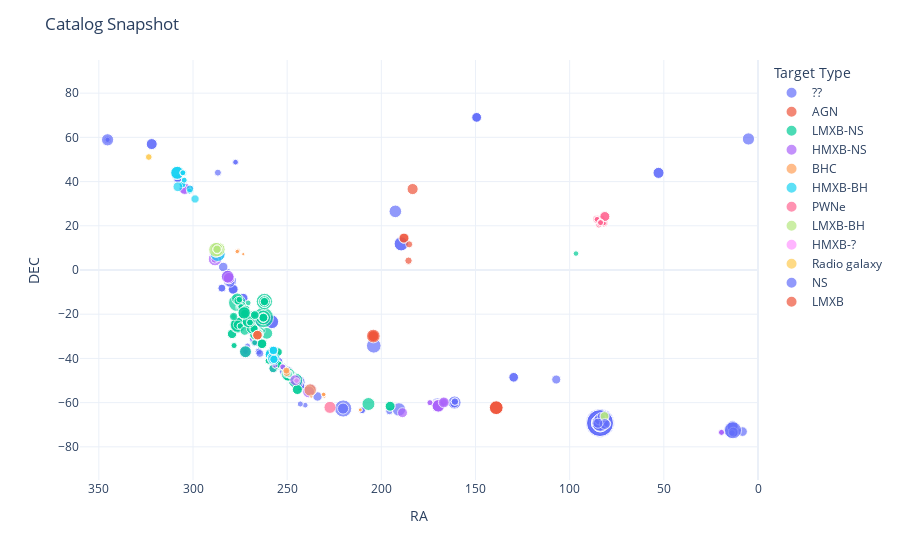

Notebook cell for this chart:
### Code cell
import plotly.express as px
import plotly.io as pio


fig = px.scatter(df, x='RA', y='DEC'
                 ,size='Exposure (s)'
                  , hover_data=['SL Target', 'Primary Target', 'Exposure (s)', 'Notes']
                  ,color= 'Target Type')

fig.update_layout(template='plotly_white')
fig.update_layout(title='Catalog Snapshot')

fig.update_layout(yaxis=dict(range=[-95,95]),xaxis=dict(range=[360, 0]))

fig.show()

pio.write_html(fig, file='straycat_radec.html')

### Figure 1 — Plotly figure (JSON) as saved in the notebook; plotly's stock layout.template omitted (floating-point values rounded to 4 significant figures; data arrays with more than 128 entries replaced by an {"elided": "..."} marker saying what was removed)
{"data": [{"customdata": {"elided": "286x4 mixed values"}, "hovertemplate": "Target Type=??<br>RA=%{x}<br>DEC=%{y}<br>Exposure (s)=%{customdata[2]}<br>SL Target=%{customdata[0]}<br>Primary Target=%{customdata[1]}<br>Notes=%{customdata[3]}<extra></extra>", "legendgroup": "??", "marker": {"color": "#636efa", "size": {"elided": "286 float values"}, "sizemode": "area", "sizeref": 1182.0, "symbol": "circle"}, "mode": "markers", "name": "??", "orientation": "v", "showlegend": true, "type": "scatter", "x": {"elided": "286 float values"}, "xaxis": "x", "y": {"elided": "286 float values"}, "yaxis": "y"}, {"customdata": [["2MASX J09172716-6456271", "IRAS_09149m6206", 110899, "SL on both"], ["2MASX J09172716-6456271", "IRAS_09149m6206", 110899, "SL in both"], ["2MASX J09172716-6456271", "IRAS_09149m6206", 112121, "SL in both"], ["3C 273", "J1222p0403", 32221, "SL in both"], ["IC 4329A", "M83", 42270.0, "Faint SL edge on both FPMs"], ["IC 4329A", "M83", 42270.0, "Faint SL on both"], ["IC 4329A", "M83", 80310.0, "Faint SL edge on both FPMs"], ["IC 4329A", "M83", 43210.0, "Faint SL on both"], ["IC 4329A", "M83", 43210.0, "Faint SL on both"], ["IC 4329A", "M83", 81120.0, "Faint SL on A"], ["IC 4329A", "M83", 70650.0, "SL in both"], ["IC 4329A", "M83", 110469, "SL on both A and B"], ["NGC 4151", "NGC_4190_ULX1", 73340.0, "Faint SL on B"], ["NGC 4388", "NGC_4501", 62770.0, "Faint, if present?"], ["NGC 4388", "NGC_4501", 58530.0, "Definite weak SL on A"], ["NGC 4388", "SDSSJ1221p1137", 29850.0, "Faint, if present?"]], "hovertemplate": "Target Type=AGN<br>RA=%{x}<br>DEC=%{y}<br>Exposure (s)=%{customdata[2]}<br>SL Target=%{customdata[0]}<br>Primary Target=%{customdata[1]}<br>Notes=%{customdata[3]}<extra></extra>", "legendgroup": "AGN", "marker": {"color": "#EF553B", "size": [110899, 110899, 112121, 32221, 42270.0, 42270.0, 80310.0, 43210.0, 43210.0, 81120.0, 70650.0, 110469, 73340.0, 62770.0, 58530.0, 29850.0], "sizemode": "area", "sizeref": 1182.0, "symbol": "circle"}, "mode": "markers", "name": "AGN", "orientation": "v", "showlegend": true, "type": "scatter", "x": [139.0, 139.0, 139.0, 185.6, 204.2, 204.2, 204.2, 204.2, 204.2, 204.3, 204.2, 204.2, 183.4, 188.0, 188.0, 185.2], "xaxis": "x", "y": [-62.31, -62.31, -62.28, 4.212, -29.87, -29.87, -29.87, -29.87, -29.87, -29.85, -29.88, -29.88, 36.62, 14.44, 14.41, 11.61], "yaxis": "y"}, {"customdata": {"elided": "231x4 mixed values"}, "hovertemplate": "Target Type=LMXB-NS<br>RA=%{x}<br>DEC=%{y}<br>Exposure (s)=%{customdata[2]}<br>SL Target=%{customdata[0]}<br>Primary Target=%{customdata[1]}<br>Notes=%{customdata[3]}<extra></extra>", "legendgroup": "LMXB-NS", "marker": {"color": "#00cc96", "size": {"elided": "231 float values"}, "sizemode": "area", "sizeref": 1182.0, "symbol": "circle"}, "mode": "markers", "name": "LMXB-NS", "orientation": "v", "showlegend": true, "type": "scatter", "visible": true, "x": {"elided": "231 float values"}, "xaxis": "x", "y": {"elided": "231 float values"}, "yaxis": "y"}, {"customdata": {"elided": "35x4 mixed values"}, "hovertemplate": "Target Type=HMXB-NS<br>RA=%{x}<br>DEC=%{y}<br>Exposure (s)=%{customdata[2]}<br>SL Target=%{customdata[0]}<br>Primary Target=%{customdata[1]}<br>Notes=%{customdata[3]}<extra></extra>", "legendgroup": "HMXB-NS", "marker": {"color": "#ab63fa", "size": [83390.0, 83390.0, 90470.0, 90470.0, 84760.0, 87160.0, 87160.0, 95440.0, 95440.0, 92100.0, 31290.0, 50250.0, 70450.0, 21566, 21566, 76580.0, 76580.0, 58220.0, 69670.0, 21560.0, 21560.0, 21700.0, 62780.0, 22460.0, 22460.0, 21140.0, 26730.0, 78860.0, 78860.0, 109419, 32360.0, 19840.0, 75610.0, 75610.0, 95270.0], "sizemode": "area", "sizeref": 1182.0, "symbol": "circle"}, "mode": "markers", "name": "HMXB-NS", "orientation": "v", "showlegend": true, "type": "scatter", "x": [237.8, 237.8, 237.8, 237.8, 238.6, 169.7, 169.7, 169.8, 169.8, 169.8, 166.9, 166.8, 166.8, 174.2, 174.2, 304.4, 304.4, 188.8, 245.7, 252.3, 252.3, 256.5, 257.6, 19.38, 19.38, 19.38, 287.9, 287.4, 287.4, 288.3, 288.4, 284.8, 280.9, 280.9, 281.6], "xaxis": "x", "y": [-54.3, -54.3, -54.28, -54.28, -55.1, -61.46, -61.46, -61.45, -61.45, -61.45, -59.89, -59.9, -59.9, -60.01, -60.01, 36.78, 36.78, -64.54, -49.85, -43.84, -43.84, -43.05, -40.2, -73.44, -73.44, -73.45, 4.963, 9.824, 9.824, 4.951, 4.773, 8.274, -3.685, -3.685, -3.0], "yaxis": "y"}, {"customdata": {"elided": "35x4 mixed values"}, "hovertemplate": "Target Type=BHC<br>RA=%{x}<br>DEC=%{y}<br>Exposure (s)=%{customdata[2]}<br>SL Target=%{customdata[0]}<br>Primary Target=%{customdata[1]}<br>Notes=%{customdata[3]}<extra></extra>", "legendgroup": "BHC", "marker": {"color": "#FFA15A", "size": [32510.0, 32090.0, 19850.0, 31020.0, 55530.0, 53380.0, 4652.0, 4652.0, 9370.0, 9370.0, 6181.0, 6181.0, 6140.0, 6140.0, 9528.0, 9528.0, 12890.0, 12890.0, 5655.0, 6721.0, 10140.0, 10140.0, 9773.0, 9773.0, 6051.0, 6051.0, 2850.0, 2850.0, 2810.0, 2810.0, 2866.0, 2866.0, 11417, 11417, 90470.0], "sizemode": "area", "sizeref": 1182.0, "symbol": "circle"}, "mode": "markers", "name": "BHC", "orientation": "v", "showlegend": true, "type": "scatter", "x": [250.2, 250.2, 250.4, 250.4, 265.8, 265.8, 211.2, 211.2, 211.2, 211.2, 230.4, 230.4, 230.4, 230.4, 230.6, 230.6, 230.6, 230.6, 237.2, 237.2, 276.4, 276.4, 276.0, 276.0, 273.3, 273.3, 276.8, 276.8, 276.8, 276.8, 276.8, 276.8, 276.5, 276.5, 237.8], "xaxis": "x", "y": [-46.5, -46.51, -45.56, -45.56, -29.46, -29.48, -63.28, -63.28, -63.28, -63.28, -57.22, -57.22, -57.24, -57.24, -56.31, -56.31, -56.31, -56.31, -57.21, -57.21, 8.565, 8.565, 8.773, 8.773, 7.186, 7.186, 7.97, 7.97, 7.97, 7.97, 7.973, 7.973, 8.377, 8.377, -54.28], "yaxis": "y"}, {"customdata": {"elided": "33x4 mixed values"}, "hovertemplate": "Target Type=HMXB-BH<br>RA=%{x}<br>DEC=%{y}<br>Exposure (s)=%{customdata[2]}<br>SL Target=%{customdata[0]}<br>Primary Target=%{customdata[1]}<br>Notes=%{customdata[3]}<extra></extra>", "legendgroup": "HMXB-BH", "marker": {"color": "#19d3f3", "size": [81270.0, 81270.0, 93500.0, 49600.0, 57360.0, 57360.0, 62780.0, 43290.0, 48390.0, 39110.0, 41330.0, 41330.0, 20100.0, 20100.0, 35680.0, 40790.0, 105106, 105106, 98630.0, 20020.0, 20020.0, 19310.0, 21836, 23760.0, 19460.0, 28000.0, 28000.0, 20970.0, 20970.0, 21100.0, 21100.0, 56741, 132005], "sizemode": "area", "sizeref": 1182.0, "symbol": "circle"}, "mode": "markers", "name": "HMXB-BH", "orientation": "v", "showlegend": true, "type": "scatter", "x": [258.6, 258.6, 257.2, 257.9, 257.9, 257.9, 257.6, 257.3, 257.3, 257.3, 257.0, 257.0, 301.8, 301.8, 301.6, 298.9, 308.4, 308.4, 308.4, 305.1, 305.1, 305.1, 305.1, 305.1, 305.1, 305.6, 305.6, 304.7, 304.7, 305.4, 305.4, 308.0, 286.9], "xaxis": "x", "y": [-38.16, -38.16, -40.18, -39.52, -39.57, -39.57, -40.2, -36.39, -36.39, -36.38, -40.4, -40.4, 35.69, 35.69, 36.7, 32.13, 43.97, 43.97, 43.97, 43.87, 43.87, 43.89, 43.83, 43.84, 43.83, 38.67, 38.67, 40.65, 40.65, 43.99, 43.99, 37.65, 7.21], "yaxis": "y"}, {"customdata": {"elided": "61x4 mixed values"}, "hovertemplate": "Target Type=PWNe<br>RA=%{x}<br>DEC=%{y}<br>Exposure (s)=%{customdata[2]}<br>SL Target=%{customdata[0]}<br>Primary Target=%{customdata[1]}<br>Notes=%{customdata[3]}<extra></extra>", "legendgroup": "PWNe", "marker": {"color": "#FF6692", "size": [21070.0, 21070.0, 20090.0, 22830.0, 20890.0, 21776, 20173, 20173, 19240.0, 19240.0, 1910.0, 1910.0, 18390.0, 18390.0, 20730.0, 20730.0, 19750.0, 19750.0, 19280.0, 19280.0, 20850.0, 20850.0, 20090.0, 20090.0, 23463, 23463, 32600.0, 32600.0, 39450.0, 39450.0, 29094, 29094, 28706, 28706, 4411.0, 4417.0, 19230.0, 19230.0, 20360.0, 20360.0, 32410.0, 32410.0, 14760.0, 14760.0, 58790.0, 58790.0, 10130.0, 10130.0, 18920.0, 18920.0, 7257.0, 7257.0, 18770.0, 18770.0, 21000.0, 21000.0, 18850.0, 18850.0, 21480.0, 21480.0, 86360.0], "sizemode": "area", "sizeref": 1182.0, "symbol": "circle"}, "mode": "markers", "name": "PWNe", "orientation": "v", "showlegend": true, "type": "scatter", "x": [85.33, 85.33, 81.93, 82.83, 84.63, 84.52, 81.85, 81.85, 81.78, 81.78, 85.43, 85.43, 85.44, 85.44, 85.43, 85.43, 85.42, 85.42, 81.85, 81.85, 81.84, 81.84, 81.84, 81.84, 85.44, 85.44, 85.44, 85.44, 85.44, 85.44, 81.84, 81.84, 81.83, 81.83, 85.53, 84.52, 85.45, 85.45, 85.45, 85.45, 81.86, 81.86, 81.86, 81.86, 81.32, 81.32, 83.6, 83.6, 83.59, 83.59, 83.6, 83.6, 83.6, 83.6, 83.6, 83.6, 83.6, 83.6, 83.6, 83.6, 227.3], "xaxis": "x", "y": [22.81, 22.81, 21.2, 23.4, 23.33, 20.32, 21.13, 21.13, 21.12, 21.12, 22.92, 22.92, 22.91, 22.91, 22.9, 22.9, 22.91, 22.91, 21.12, 21.12, 21.13, 21.13, 21.13, 21.13, 22.91, 22.91, 22.91, 22.91, 22.91, 22.91, 21.11, 21.11, 21.12, 21.12, 23.01, 20.31, 22.92, 22.92, 22.92, 22.92, 21.12, 21.12, 21.13, 21.13, 24.19, 24.19, 21.89, 21.89, 21.84, 21.84, 21.75, 21.75, 21.67, 21.67, 21.59, 21.59, 21.5, 21.5, 21.42, 21.42, -62.14], "yaxis": "y"}, {"customdata": [["GRS 1915+105", "4U_1909p07", 41340.0, "Corner of FoV"], ["GRS 1915+105", "SGR_1900p14", 122617, "Single"], ["GRS 1915+105", "SGR_1900p14", 122617, "Single, both FPMs"], ["GRS 1915+105", "4U_1907p09", 78860.0, "Strong SL (weak in A)"], ["GRS 1915+105", "W49B", 125634, "Single"], ["GRS 1915+105", "XTEJ1908p094", 45150.0, "Single source"], ["GRS 1915+105", "XTEJ1908p094", 45150.0, "Strong SL"], ["GRS 1915+105", "XTE_J1908p094", 40800.0, "Strong SL"], ["LMC X-3", "SGR_0526m66", 47030.0, "SL in both"], ["LMC X-3", "SGR_0526m66", 47030.0, "LMC sources"]], "hovertemplate": "Target Type=LMXB-BH<br>RA=%{x}<br>DEC=%{y}<br>Exposure (s)=%{customdata[2]}<br>SL Target=%{customdata[0]}<br>Primary Target=%{customdata[1]}<br>Notes=%{customdata[3]}<extra></extra>", "legendgroup": "LMXB-BH", "marker": {"color": "#B6E880", "size": [41340.0, 122617, 122617, 78860.0, 125634, 45150.0, 45150.0, 40800.0, 47030.0, 47030.0], "sizemode": "area", "sizeref": 1182.0, "symbol": "circle"}, "mode": "markers", "name": "LMXB-BH", "orientation": "v", "showlegend": true, "type": "scatter", "x": [287.7, 286.8, 286.8, 287.4, 287.8, 287.2, 287.2, 287.2, 81.5, 81.5], "xaxis": "x", "y": [7.614, 9.308, 9.308, 9.824, 9.17, 9.331, 9.331, 9.415, -66.1, -66.1], "yaxis": "y"}, {"customdata": [["IGR J16318-4848?", "MAXI_J1621m501", 19460.0, "Strong source +FPMB SL"]], "hovertemplate": "Target Type=HMXB-?<br>RA=%{x}<br>DEC=%{y}<br>Exposure (s)=%{customdata[2]}<br>SL Target=%{customdata[0]}<br>Primary Target=%{customdata[1]}<br>Notes=%{customdata[3]}<extra></extra>", "legendgroup": "HMXB-?", "marker": {"color": "#FF97FF", "size": [19460.0], "sizemode": "area", "sizeref": 1182.0, "symbol": "circle"}, "mode": "markers", "name": "HMXB-?", "orientation": "v", "showlegend": true, "type": "scatter", "x": [245.0], "xaxis": "x", "y": [-50.02], "yaxis": "y"}, {"customdata": [["IGR J21247+5058", "1RXS_J21334d1p510725", 26200.0, "Second source + faint SL on B"], ["IGR J21247+5058", "1RXS_J21334d1p510725", 26200.0, "Second source + SL?"]], "hovertemplate": "Target Type=Radio galaxy<br>RA=%{x}<br>DEC=%{y}<br>Exposure (s)=%{customdata[2]}<br>SL Target=%{customdata[0]}<br>Primary Target=%{customdata[1]}<br>Notes=%{customdata[3]}<extra></extra>", "legendgroup": "Radio galaxy", "marker": {"color": "#FECB52", "size": [26200.0, 26200.0], "sizemode": "area", "sizeref": 1182.0, "symbol": "circle"}, "mode": "markers", "name": "Radio galaxy", "orientation": "v", "showlegend": true, "type": "scatter", "x": [323.5, 323.5], "xaxis": "x", "y": [51.11, 51.11], "yaxis": "y"}, {"customdata": [["LMC X-4", "N132D", 69000.0, "LMC sources, strong on B"], ["LMC X-4", "PSR_B0540m69", 59299, "Multiple SL in both (LMC sources)"]], "hovertemplate": "Target Type=NS<br>RA=%{x}<br>DEC=%{y}<br>Exposure (s)=%{customdata[2]}<br>SL Target=%{customdata[0]}<br>Primary Target=%{customdata[1]}<br>Notes=%{customdata[3]}<extra></extra>", "legendgroup": "NS", "marker": {"color": "#636efa", "size": [69000.0, 59299], "sizemode": "area", "sizeref": 1182.0, "symbol": "circle"}, "mode": "markers", "name": "NS", "orientation": "v", "showlegend": true, "type": "scatter", "x": [81.31, 84.99], "xaxis": "x", "y": [-69.67, -69.32], "yaxis": "y"}, {"customdata": [["SLX 1735-259", "GCR_Block_B1", 55530.0, "Multiple, strong SL"]], "hovertemplate": "Target Type=LMXB<br>RA=%{x}<br>DEC=%{y}<br>Exposure (s)=%{customdata[2]}<br>SL Target=%{customdata[0]}<br>Primary Target=%{customdata[1]}<br>Notes=%{customdata[3]}<extra></extra>", "legendgroup": "LMXB", "marker": {"color": "#EF553B", "size": [55530.0], "sizemode": "area", "sizeref": 1182.0, "symbol": "circle"}, "mode": "markers", "name": "LMXB", "orientation": "v", "showlegend": true, "type": "scatter", "x": [265.8], "xaxis": "x", "y": [-29.46], "yaxis": "y"}], "layout": {"autosize": true, "legend": {"itemsizing": "constant", "title": {"text": "Target Type"}, "tracegroupgap": 0}, "margin": {"t": 60}, "title": {"text": "Catalog Snapshot"}, "xaxis": {"anchor": "y", "domain": [0, 1], "range": [360, 0], "title": {"text": "RA"}, "type": "linear"}, "yaxis": {"anchor": "x", "domain": [0, 1], "range": [-95, 95], "title": {"text": "DEC"}, "type": "linear"}}}
